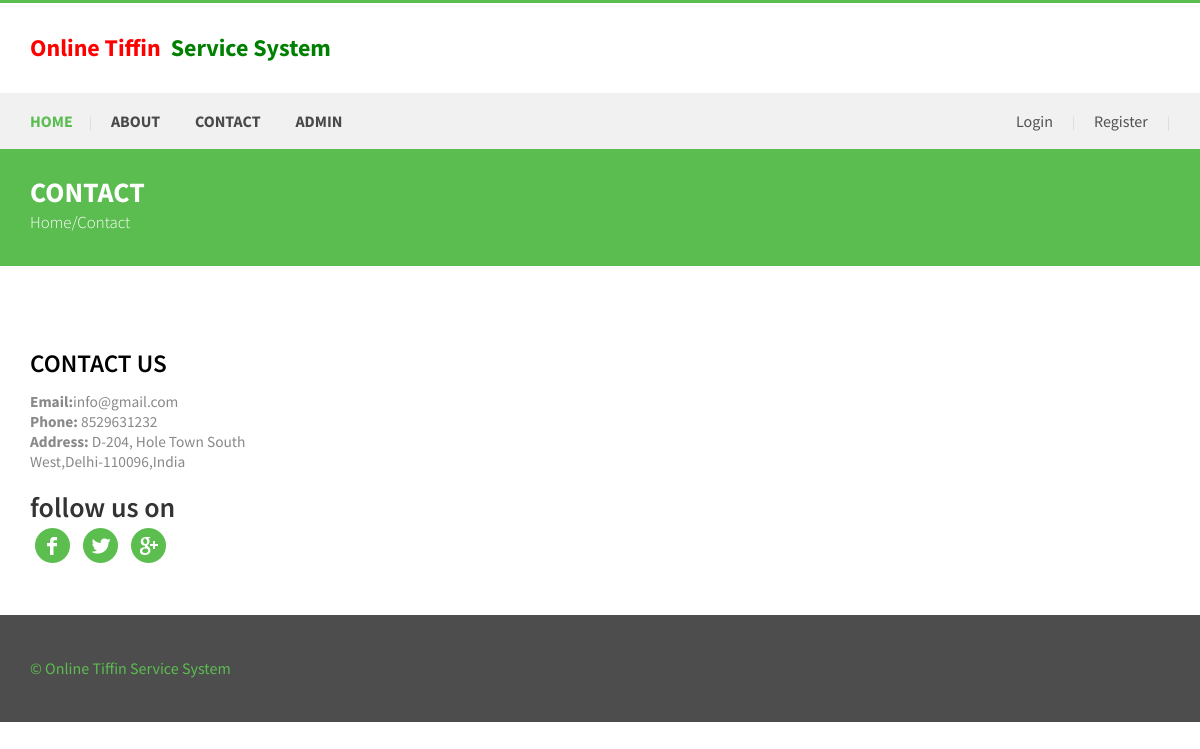
The page /contact-us.php on the database its author committed.
### tables this page shows
CREATE TABLE `tblpage` (
  `ID` int(10) NOT NULL,
  `PageType` varchar(120) DEFAULT NULL,
  `PageTitle` mediumtext DEFAULT NULL,
  `PageDescription` mediumtext DEFAULT NULL,
  `Email` varchar(200) DEFAULT NULL,
  `MobileNumber` bigint(10) DEFAULT NULL,
  `UpdationDate` timestamp NULL DEFAULT NULL ON UPDATE current_timestamp()
);

### contact-us.php (the view, shortened to what this page needs)
<?php
include('includes/dbconnection.php');
?>
<!DOCTYPE html>
<html>
<head>
<link href="css/bootstrap.css" rel='stylesheet' type='text/css' />
<link href="css/style.css" rel="stylesheet" type="text/css" media="all" />
<link href="css/animate.css" rel='stylesheet' type='text/css' />
</head>
<body>
	<div class="header">
		<?php include_once('includes/header.php');?>
	<div class="contact-section-page">
		<div class="contact-head">
		    <div class="container">
				<h3>Contact</h3>
				<p>Home/Contact</p>
			</div>
		</div>
		<div class="contact_top">
			 		<div class="container">
			 			<?php
$sql="SELECT * from tblpage where PageType='contactus'";
$query = $dbh -> prepare($sql);
$query->execute();
$results=$query->fetchAll(PDO::FETCH_OBJ);
$cnt=1;
if($query->rowCount() > 0)
{
foreach($results as $row)
{               ?>
					        <div class="col-md-12 company-right wow fadeInLeft" data-wow-delay="0.4s">
	  <div class="company-right">
					        	<div class="company_ad">
							     		<h3><?php  echo htmlentities($row->PageTitle);?></h3>
			      						<address>
											 <p><b>Email:</b><?php  echo htmlentities($row->Email);?></p>
											 <p><b>Phone:</b>  <?php  echo htmlentities($row->MobileNumber);?></p>
									   		<p><b>Address:</b> <?php  echo htmlentities($row->PageDescription);?></p>
							   			</address>
							   		</div>
									</div>
									<div class="follow-us">
										<h3>follow us on</h3>
										<a href="#"><i class="facebook"></i></a>
										<a href="#"><i class="twitter"></i></a>
										<a href="#"><i class="google-pluse"></i></a>
									</div>
							 </div>
						</div> <?php $cnt=$cnt+1;}} ?>
					</div>
	</div>
	<?php include_once('includes/footer.php');?>
</body>
</html>

### css/style.css (style rules this page uses)
body { padding:0; margin:0; font-family: 'Source Sans Pro', sans-serif; }
body a { transition:0.5s all; -webkit-transition:0.5s all; -moz-transition:0.5s all; -o-transition:0.5s all; -ms-transition:0.5s all; }
h1,h2,h3,h4,h5,h6 { margin:0; }
p { margin:0; }
.header { border-top: 3px solid #5BBD50; }
.contact-head { padding: 3.2em 0; background: #5BBD50; }
.contact-head h3 { text-align: left; color: #fff; font-size: 2em; text-transform: uppercase; font-weight: 700; }
.contact_top { padding:4em 0 3em 0; }
.contact-head p { text-align: left; color: #fff; font-size: 1.2em; font-weight: 300; margin: 0.2em auto; }
.company_ad { margin-top: 2em; }
.company_ad h3 { font-size:1.8em; text-transform: uppercase; color:#000000; font-weight:600; }
.company_ad p { font-size: 1.1em; line-height: 1.3em; color: #8A8888; }
address { margin-top: 1em; }
.company-right { padding: 0; width: 48%; }
.follow-us h3 { font-weight: 600; font-size: 2em; font-family: 'Source Sans Pro', sans-serif; }
.follow-us i { width:45px; height:45px; background: url("../images/img-sprite.png") no-repeat 0px 0px; display: inline-block; }
.follow-us i.facebook { background-position:-79px -69px; }
.follow-us i.twitter { background-position:-124px -69px; }
.follow-us i.google-pluse { background-position:-169px -69px; }
@media screen and (max-width:1280px) { .contact-head { padding: 2em 0; } }

### rows shown on the page
tblpage: PageTitle "CONTACT US", Email "info@gmail.com", MobileNumber "8529631232", PageDescription "D-204, Hole Town South West,Delhi-110096,India"
